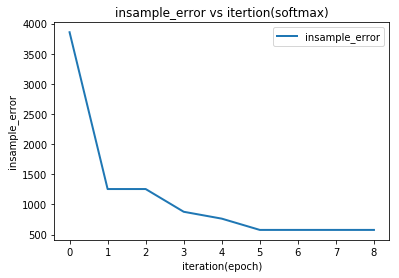

This figure's Python source:
# -*- coding: utf-8 -*-
"""
Created on Sun Apr 15 23:18:09 2018

@author: mona
"""

import pandas as pd
import numpy as np
import matplotlib.pylab as pt

data1 = pd.read_table('insample_error_softmax.txt', delim_whitespace=True, names=('A', 'B'))
#data2 = pd.read_table('outsample_error.txt', delim_whitespace=True, names=('C', 'D'))     
p1=np.mat(data1['B'])  

p=np.transpose(p1)
     
q1=np.mat(data1['A'])  

q=np.transpose(q1)
     
#pt.plot(q,p,'rx','MarkerSize',10)
pt.plot(q,p,linewidth=2.0,label='insample_error')
pt.ylabel('insample_error')
pt.xlabel('iteration(epoch)')

pt.title('insample_error vs itertion(softmax)')
pt.legend()
pt.pause(5)
